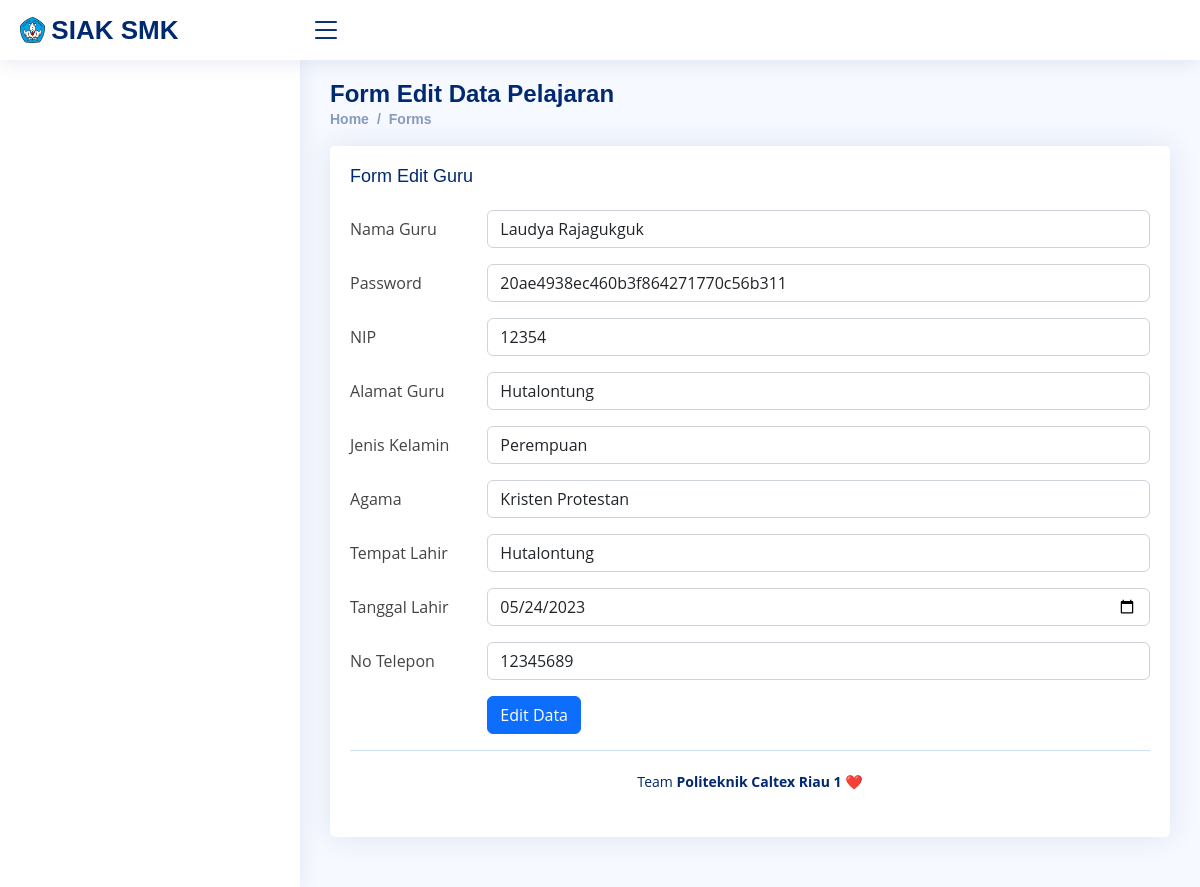
The app's page /Guru/edit/1 with its own data.
### tables this page shows
CREATE TABLE `guru` (
  `id_guru` int(10) NOT NULL,
  `password` varchar(100) NOT NULL,
  `nama` varchar(100) NOT NULL,
  `nip` varchar(18) NOT NULL,
  `alamat` varchar(100) NOT NULL,
  `jk` enum('Laki-Laki','Perempuan') NOT NULL,
  `agama` enum('Islam','Kristen Protestan','Katolik','Hindu','Buddha','Konghucu') NOT NULL,
  `tmptlahir` varchar(100) NOT NULL,
  `tgllahir` date NOT NULL,
  `notelp` varchar(15) NOT NULL,
  `gambar` varchar(100) NOT NULL
);

### application/controllers/Guru.php (called while the page is built, shortened)
<?php
class Guru extends CI_Controller
{
    public function __construct()
    {
        $this->load->model('Guru_model');
    }
    public function edit($id)
    {
        $data['judul'] = "Halaman Edit Data Guru";
        $data['guru'] = $this->Guru_model->getById($id);
        $this->form_validation->set_rules('nama', 'Nama Guru', 'required', [
            'required' => 'Nama Guru Wajib diisi',
        ]);
        $this->form_validation->set_rules('nip', 'NIP', 'required', [
            'required' => 'NIP Wajib diisi',
        ]);
        $this->form_validation->set_rules('password', 'Password ', 'required', [
            'required' => 'Password wajib diisi',
        ]);
        $this->form_validation->set_rules('alamat', 'Alamat', 'required', [
            'required' => 'Alamat wajib diisi',
        ]);
        $this->form_validation->set_rules('jk', 'Jenis Kelamin ', 'required', [
            'required' => 'Jenis Kelamin Wajib diisi',
        ]);
        $this->form_validation->set_rules('agama', 'Agama', 'required', [
            'required' => 'Agama Wajib diisi',
        ]);
        $this->form_validation->set_rules('tmptlahir', 'Tempat Lahir ', 'required', [
            'required' => 'Tempat Lahir Wajib Diisi',
        ]);
        $this->form_validation->set_rules('tgllahir', 'Tanggal Lahir ', 'required', [
            'required' => 'Tanggal Lahir Wajib Diisi',
        ]);
        $this->form_validation->set_rules('notelp', 'No Telepon ', 'required', [
            'required' => 'No Telepon  Wajib Diisi',
        ]);
        if ($this->form_validation->run() == false) {
            $this->load->view("layout/header", $data);
            $this->load->view("guru/vw_ubah_guru", $data);
            $this->load->view("layout/footer");
        }
    }
}
?>

### index.php (called while the page is built, shortened)
<?php
require_once BASEPATH.'core/CodeIgniter.php';

### application/models/Guru_model.php (called while the page is built, shortened)
<?php
class Guru_model extends CI_Model
{
    public $table = 'guru';
    public function getById($id)
    {
        $this->db->from($this->table);
        $this->db->where('id_guru', $id);
        $query = $this->db->get();
        return $query->row_array();
    }
}

### application/views/guru/vw_ubah_guru.php (the view, shortened to what this page needs)
<main id="main" class="main">
    <div class="pagetitle">
        <h1>Form Edit Data Pelajaran</h1>
        <nav>
            <ol class="breadcrumb">
                <li class="breadcrumb-item"><a href="<?= base_url('Dashboard') ?>">Home</a></li>
                <li class="breadcrumb-item">Forms</li>
            </ol>
        </nav>
    </div>
    <section class="section">
        <div class="row">
            <div class="col-lg-12">
                <div class="card">
                    <div class="card-body">
                        <h5 class="card-title">Form Edit Guru</h5>
                        <form action="" method="POST">
                            <form>
                                <div class="row mb-3">
                                    <label for="nama" class="col-sm-2 col-form-label">Nama
                                        Guru</label>
                                    <div class="col-sm-10">
                                        <input type="text" name="nama" value="<?= $guru['nama']; ?>"
                                            class="form-control" id="nama" placeholder="Nama Guru">
                                    </div>
                                </div>
                                <div class="row mb-3">
                                    <label for="password" class="col-sm-2 col-form-label">Password</label>
                                    <div class="col-sm-10">
                                        <input type="text" name="password" value="<?= $guru['password']; ?>"
                                            class="form-control" id="namaguru" placeholder="Password">
                                    </div>
                                </div>
                                <div class="row mb-3">
                                    <label for="nip" class="col-sm-2 col-form-label">NIP</label>
                                    <div class="col-sm-10">
                                        <input type="text" name="nip" value="<?= $guru['nip']; ?>" class="form-control"
                                            id="nip" placeholder="NIP">
                                    </div>
                                </div>
                                <div class="row mb-3">
                                    <label for="alamat" class="col-sm-2 col-form-label">Alamat Guru</label>
                                    <div class="col-sm-10">
                                        <input type="text" name="alamat" value="<?= $guru['alamat']; ?>"
                                            class="form-control" id="alamat" placeholder="Alamat Guru">
                                    </div>
                                </div>
                                <div class="row mb-3">
                                    <label for="jk" class="col-sm-2 col-form-label">Jenis Kelamin</label>
                                    <div class="col-sm-10">
                                        <select name="jk" id="jk" class="form-control">
                                            <option value="Perempuan" <?php if ($guru['jk'] == "Perempuan") {
                                                                            echo "selected";
                                                                        } ?>>Perempuan</option>
                                        </select>
                                    </div>
                                </div>
                                <div class="row mb-3">
                                    <label for="agama" class="col-sm-2 col-form-label">Agama</label>
                                    <div class="col-sm-10">
                                        <select name="agama" id="agama" class="form-control">
                                            <option value="Kristen Protestan" <?php if ($guru['agama'] == "Kristen Protestan") {
                                                                                    echo "selected";
                                                                                } ?>>Kristen Protestan</option>
                                        </select>
                                    </div>
                                </div>
                                <div class="row mb-3">
                                    <label for="tmptlahir" class="col-sm-2 col-form-label">Tempat Lahir</label>
                                    <div class="col-sm-10">
                                        <input type="text" name="tmptlahir" value="<?= $guru['tmptlahir']; ?>"
                                            class="form-control" id="tmptlahir" placeholder="Tempat Lahir">
                                    </div>
                                </div>
                                <div class="row mb-3">
                                    <label for="tgllahir" class="col-sm-2 col-form-label">Tanggal Lahir</label>
                                    <div class="col-sm-10">
                                        <input type="date" name="tgllahir" value="<?= $guru['tgllahir']; ?>"
                                            class="form-control" id="tgllahir" placeholder="Tanggal Lahir">
                                    </div>
                                </div>
                                <div class="row mb-3">
                                    <label for="notelp" class="col-sm-2 col-form-label">No Telepon</label>
                                    <div class="col-sm-10">
                                        <input type="number" name="notelp" value="<?= $guru['notelp']; ?>"
                                            class="form-control" id="notelp" placeholder="No Telepon">
                                    </div>
                                </div>
                                <div class="row mb-3">
                                    <label class="col-sm-2 col-form-label"></label>
                                    <div class="col-sm-10">
                                        <button type="submit" name="edit" class="btn btn-primary">Edit Data</button>
                                    </div>
                                </div>
                            </form>

### assets/css/style.css (style rules this page uses)
:root { scroll-behavior: smooth; }
body { font-family: "Open Sans", sans-serif; background: #f6f9ff; color: #444444; }
a { color: #4154f1; text-decoration: none; }
h1, h2, h3, h4, h5, h6 { font-family: "Nunito", sans-serif; }
#main { margin-top: 60px; padding: 20px 30px; transition: all 0.3s; min-height: 100vh; }
.pagetitle { margin-bottom: 10px; }
.pagetitle h1 { font-size: 24px; margin-bottom: 0; font-weight: 600; color: #012970; }
.card { margin-bottom: 30px; border: none; border-radius: 5px; box-shadow: 0px 0 30px rgba(1, 41, 112, 0.1); margin-left: auto; margin-right: auto; }
.card-title { padding: 20px 0 15px 0; font-size: 18px; font-weight: 500; color: #012970; font-family: "Poppins", sans-serif; }
.card-body { padding: 0 20px 20px 20px; }
.breadcrumb { font-size: 14px; font-family: "Nunito", sans-serif; color: #899bbd; font-weight: 600; }
.breadcrumb a { color: #899bbd; transition: 0.3s; }
.breadcrumb .breadcrumb-item::before { color: #899bbd; }
@media (min-width: 1200px) { #main { margin-left: 300px; } }

### records on screen
guru: nama "Laudya Rajagukguk", password "20ae4938ec460b3f864271770c56b311", nip "12354", alamat "Hutalontung", jk "Perempuan", agama "Kristen Protestan", tmptlahir "Hutalontung", tgllahir "05/24/2023", notelp "12345689"
